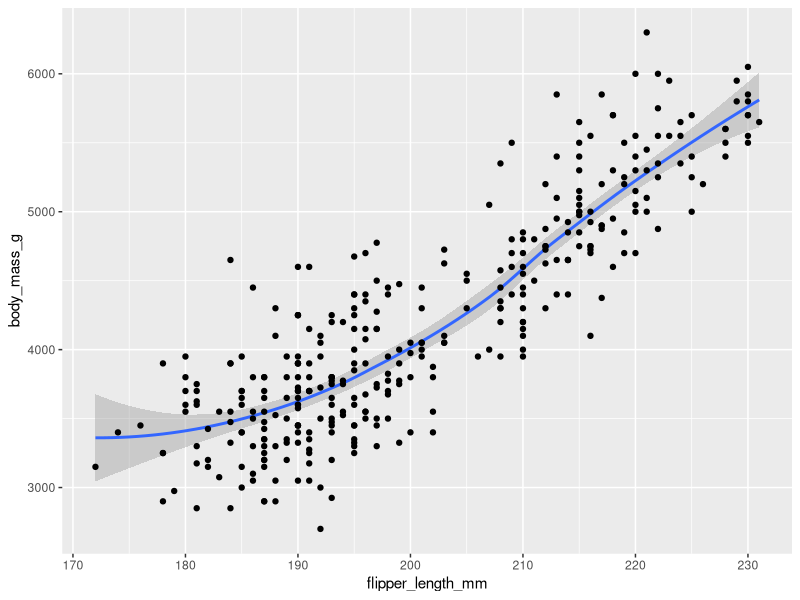
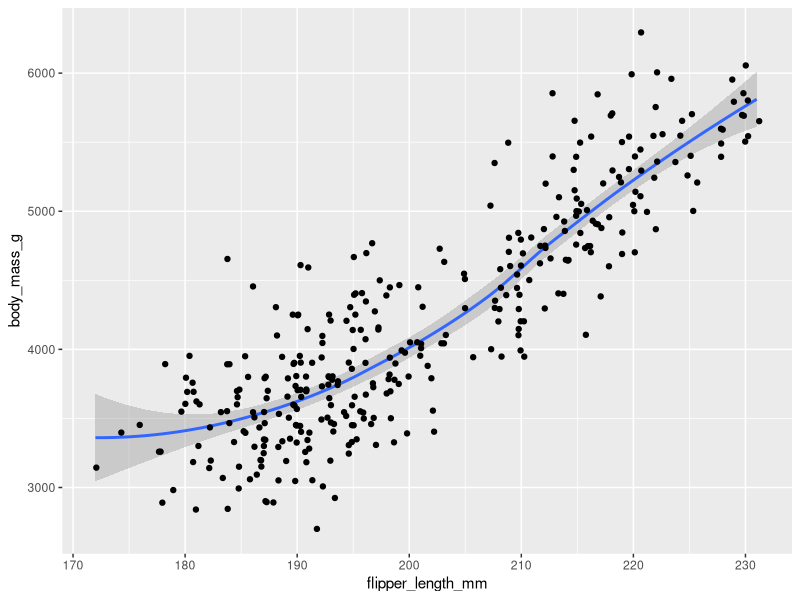
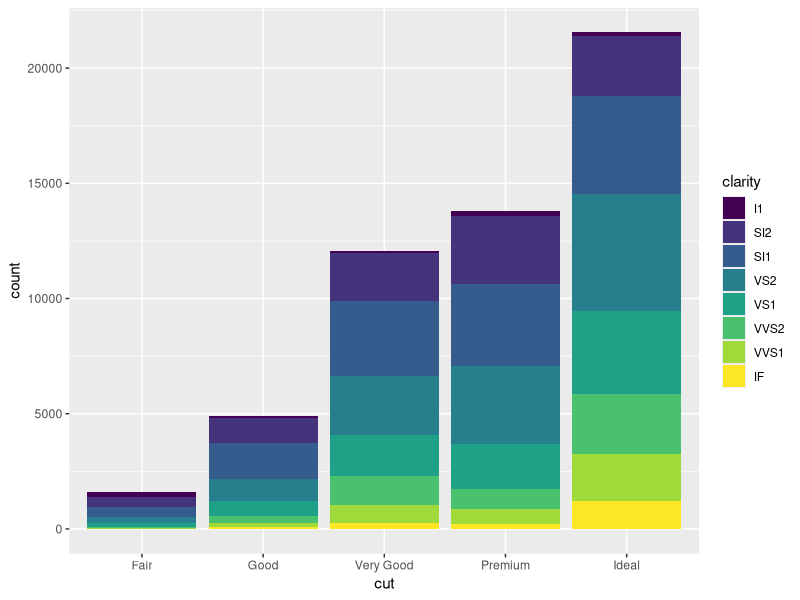
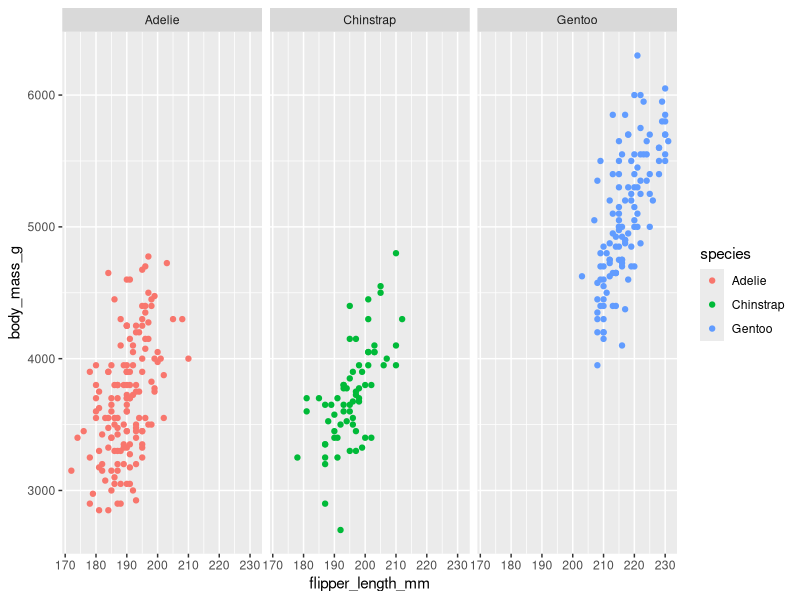
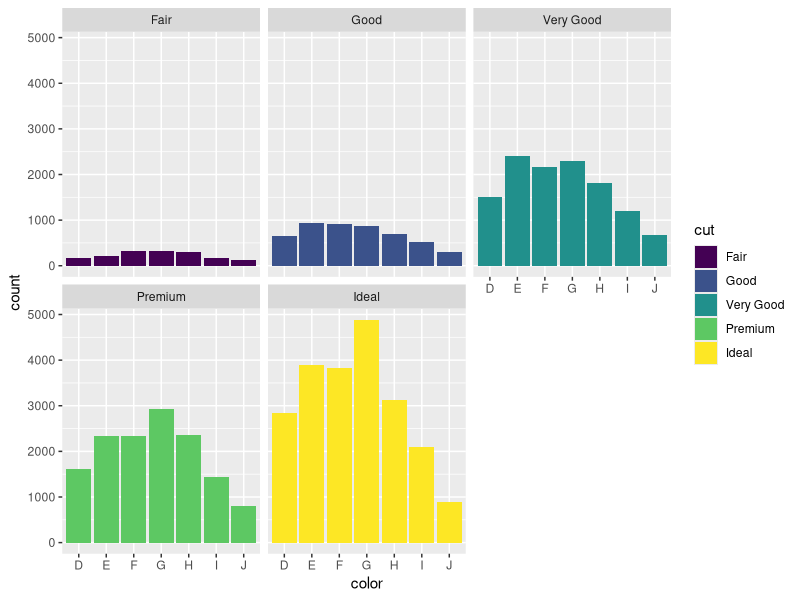
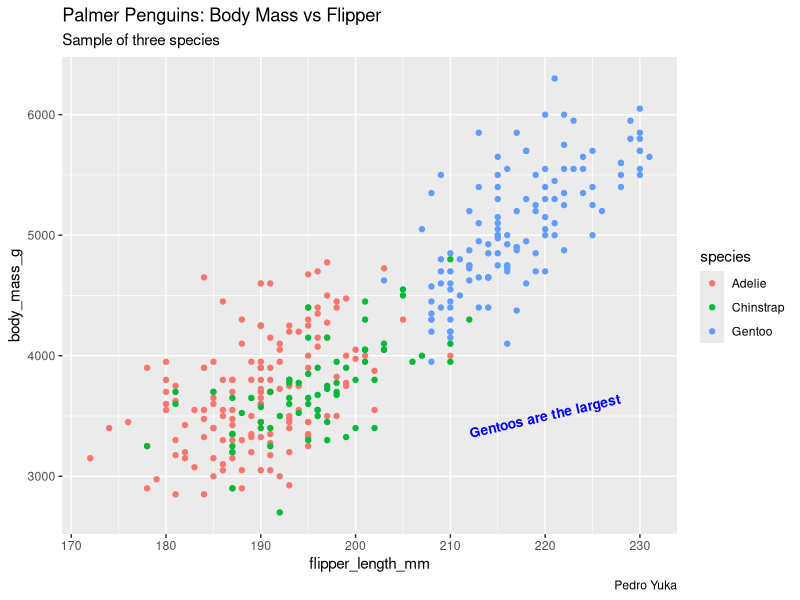

Here is the R script that generated these plots, in order: (Note: this script raises an error after producing the figures.)
library(ggplot2)
library(palmerpenguins)


ggplot(data = penguins) +
       geom_smooth(mapping = aes(x=flipper_length_mm, y=body_mass_g)) +
  geom_point(mapping = aes(x=flipper_length_mm, y= body_mass_g))



ggplot(data = penguins) +
  geom_smooth(mapping =aes(x= flipper_length_mm, y=body_mass_g)) +
  geom_jitter(mapping = aes(x=flipper_length_mm, y=body_mass_g,linetype = species))


ggplot(data=diamonds) +
  geom_bar(mapping = aes(x=cut, fill=clarity))



ggplot(data=penguins) +
  geom_point(mapping = aes(x=flipper_length_mm, y=body_mass_g, color=species)) +
  facet_wrap(~species)

ggplot(data=diamonds) +
  geom_bar(mapping = aes(x=color, fill=cut)) +
  facet_wrap(~cut)

ggplot(data=penguins) +
  geom_point(mapping = aes(x=flipper_length_mm, y=body_mass_g, color=species)) +
  labs(title="Palmer Penguins: Body Mass vs Flipper", subtitle = "Sample of three species"
       , caption = "Pedro Yuka") +
  annotate("text", x=220, y=3500, label="Gentoos are the largest", color="blue",
           fontface= "bold", size=3.5, angle=13)

t <- ggplot(data=penguins) +
  geom_point(mapping = aes(x=flipper_length_mm, y=body_mass_g, color=species)) +
  labs(title="Palmer Penguins: Body Mass vs Flipper", subtitle = "Sample of three species"
       , caption = "Pedro Yuka")

t + annotate("TEXT", x=220, y=3500, label="gentoo are the best")
